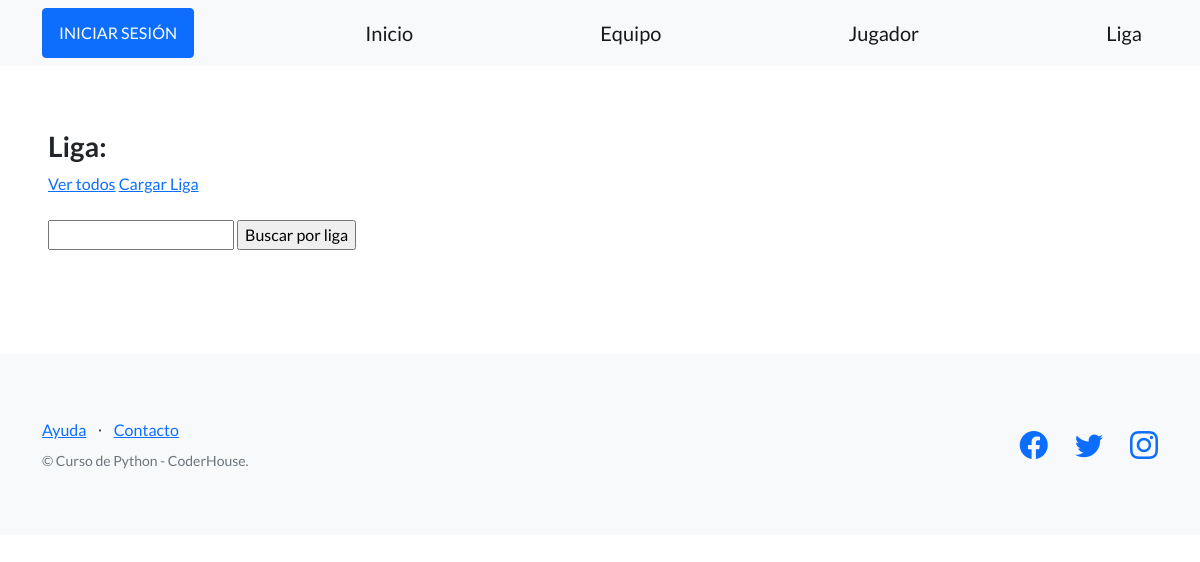
The app's page /control/liga/, older data.
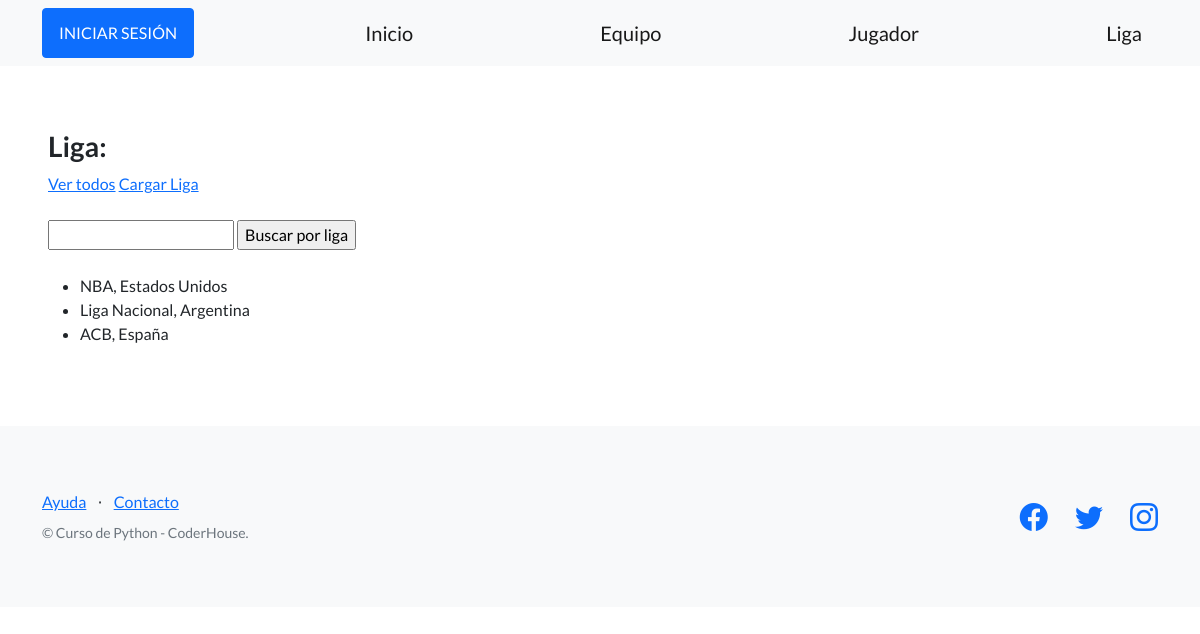
The same page, newer data.
### control/models.py (models this page shows, shortened)
class Liga(models.Model):
    liga = models.CharField(max_length=100)
    pais = models.CharField(max_length=100)

### control/views.py (the view)
# urls.py: path("liga/",listar_liga,name="Liga"),
def listar_liga(request):
    contexto = {
        "liga": Liga.objects.all(),
    }
    http_response = render(
        request=request,
        template_name='control/listar_liga.html',
        context=contexto,
    )
    return http_response

### control/templates/control/listar_liga.html (shortened to what this page needs)
{% extends "inicio.html" %}
{% block contenido %}
<h3>Liga:</h3>
<a href="{% url 'cargar_liga' %}">Ver todos</a>
<a href="{% url 'cargar_liga' %}">Cargar Liga</a>
<br><br>
<form action="{% url 'buscar_liga' %}" method="post">
    <input type="text" name="busqueda">
    <input type="submit" value="Buscar por liga">
</form>
<br>
<ul>
    {% for liga in liga %}
    <li>
        {{ liga.liga}}, {{ liga.pais}}
    </li>
    {% endfor %}
</ul>
{% endblock contenido %}

Row changes from the older to the newer data that the page shows:
added Liga: liga "NBA", pais "Estados Unidos"
added Liga: liga "Liga Nacional", pais "Argentina"
added Liga: liga "ACB", pais "España"
